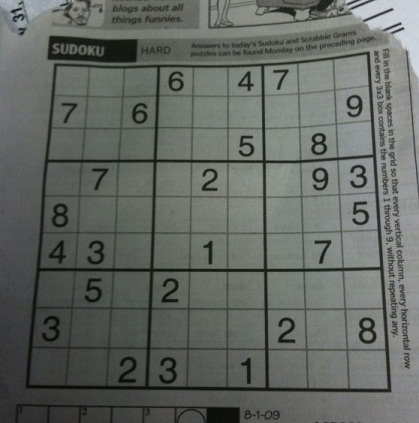
#> input picture cv2/ch10/sudoku.jpg, 419 x 423 px
$ python test2.py
#> lines starting #> are read from the running program, lines starting #| are printed output that depends on the picture
import cv2
import numpy as np
from matplotlib import pyplot as plt


img = cv2.imread('sudoku.jpg')
#> img is the input picture: shape (423, 419, 3); mean B, G, R 98.9, 103.6, 99.4
rows, cols, ch = img.shape
#> rows = 423; cols = 419; ch = 3

pts1 = np.float32([[56, 65], [368, 52], [28, 387], [389, 390]])
pts2 = np.float32([[0, 0], [300, 0], [0, 300], [300, 300]])

m = cv2.getPerspectiveTransform(pts1, pts2)
dst = cv2.warpPerspective(img, m, (300, 300))
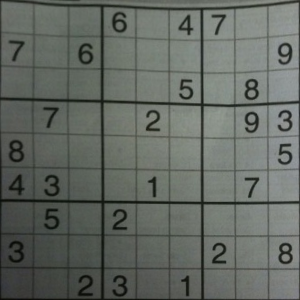
#> dst: shape (300, 300, 3); mean B, G, R 98.5, 104.6, 99.2

plt.figure(figsize=(8, 7), dpi=98)
p1 = plt.subplot(211)
p1.imshow(img)
p1.set_title('Input')

p2 = plt.subplot(212)
p2.imshow(dst)
p2.set_title('Output')

plt.show()
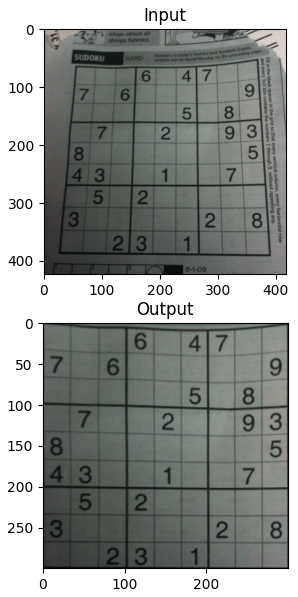
#> figure drawn by matplotlib, 2 panels; B, G, R data is drawn as R, G, B
